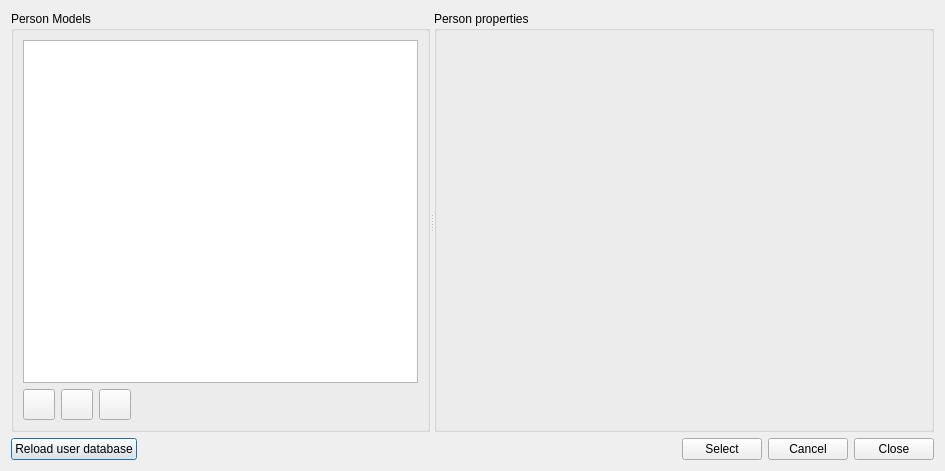
<?xml version="1.0" encoding="UTF-8"?>
<ui version="4.0">
 <class>SVDBInternalLoadsPersonEditDialog</class>
 <widget class="QDialog" name="SVDBInternalLoadsPersonEditDialog">
  <property name="geometry">
   <rect>
    <x>0</x>
    <y>0</y>
    <width>945</width>
    <height>471</height>
   </rect>
  </property>
  <property name="windowTitle">
   <string>Internal loads Person Database</string>
  </property>
  <layout class="QVBoxLayout" name="verticalLayout_2">
   <item>
    <widget class="QSplitter" name="splitter">
     <property name="orientation">
      <enum>Qt::Horizontal</enum>
     </property>
     <property name="childrenCollapsible">
      <bool>false</bool>
     </property>
     <widget class="QGroupBox" name="groupBox">
      <property name="title">
       <string>Person Models</string>
      </property>
      <layout class="QGridLayout" name="gridLayout">
       <item row="1" column="3">
        <spacer name="horizontalSpacer">
         <property name="orientation">
          <enum>Qt::Horizontal</enum>
         </property>
         <property name="sizeHint" stdset="0">
          <size>
           <width>1156</width>
           <height>20</height>
          </size>
         </property>
        </spacer>
       </item>
       <item row="1" column="0">
        <widget class="QToolButton" name="toolButtonAdd">
         <property name="icon">
          <iconset resource="../resources/SIM-VICUS.qrc">
           <normaloff>:/gfx/actions/24x24/plus.png</normaloff>:/gfx/actions/24x24/plus.png</iconset>
         </property>
         <property name="iconSize">
          <size>
           <width>24</width>
           <height>24</height>
          </size>
         </property>
        </widget>
       </item>
       <item row="1" column="2">
        <widget class="QToolButton" name="toolButtonRemove">
         <property name="icon">
          <iconset resource="../resources/SIM-VICUS.qrc">
           <normaloff>:/gfx/actions/24x24/minus.png</normaloff>:/gfx/actions/24x24/minus.png</iconset>
         </property>
         <property name="iconSize">
          <size>
           <width>24</width>
           <height>24</height>
          </size>
         </property>
        </widget>
       </item>
       <item row="0" column="0" colspan="4">
        <widget class="QTableView" name="tableView">
         <property name="alternatingRowColors">
          <bool>true</bool>
         </property>
         <property name="selectionMode">
          <enum>QAbstractItemView::SingleSelection</enum>
         </property>
         <property name="selectionBehavior">
          <enum>QAbstractItemView::SelectRows</enum>
         </property>
         <attribute name="horizontalHeaderVisible">
          <bool>false</bool>
         </attribute>
        </widget>
       </item>
       <item row="1" column="1">
        <widget class="QToolButton" name="toolButtonCopy">
         <property name="icon">
          <iconset resource="../resources/SIM-VICUS.qrc">
           <normaloff>:/gfx/actions/24x24/editcopy.png</normaloff>:/gfx/actions/24x24/editcopy.png</iconset>
         </property>
         <property name="iconSize">
          <size>
           <width>24</width>
           <height>24</height>
          </size>
         </property>
        </widget>
       </item>
      </layout>
     </widget>
     <widget class="QGroupBox" name="groupBoxProperties">
      <property name="minimumSize">
       <size>
        <width>500</width>
        <height>0</height>
       </size>
      </property>
      <property name="title">
       <string>Person properties</string>
      </property>
      <layout class="QVBoxLayout" name="verticalLayoutEditWidget">
       <item>
        <widget class="SVDBInternalLoadsPersonEditWidget" name="editWidget" native="true">
         <property name="sizePolicy">
          <sizepolicy hsizetype="Expanding" vsizetype="Preferred">
           <horstretch>0</horstretch>
           <verstretch>0</verstretch>
          </sizepolicy>
         </property>
        </widget>
       </item>
      </layout>
     </widget>
    </widget>
   </item>
   <item>
    <layout class="QHBoxLayout" name="horizontalLayout">
     <item>
      <widget class="QPushButton" name="pushButtonReloadUserDB">
       <property name="text">
        <string>Reload user database</string>
       </property>
      </widget>
     </item>
     <item>
      <spacer name="horizontalSpacer_2">
       <property name="orientation">
        <enum>Qt::Horizontal</enum>
       </property>
       <property name="sizeHint" stdset="0">
        <size>
         <width>40</width>
         <height>15</height>
        </size>
       </property>
      </spacer>
     </item>
     <item>
      <widget class="QPushButton" name="pushButtonSelect">
       <property name="text">
        <string>Select</string>
       </property>
      </widget>
     </item>
     <item>
      <widget class="QPushButton" name="pushButtonCancel">
       <property name="text">
        <string>Cancel</string>
       </property>
      </widget>
     </item>
     <item>
      <widget class="QPushButton" name="pushButtonClose">
       <property name="text">
        <string>Close</string>
       </property>
      </widget>
     </item>
    </layout>
   </item>
  </layout>
 </widget>
 <customwidgets>
  <customwidget>
   <class>SVDBInternalLoadsPersonEditWidget</class>
   <extends>QWidget</extends>
   <header location="global">SVDBInternalLoadsPersonEditWidget.h</header>
   <container>1</container>
  </customwidget>
 </customwidgets>
 <resources>
  <include location="../resources/SIM-VICUS.qrc"/>
 </resources>
 <connections/>
</ui>
